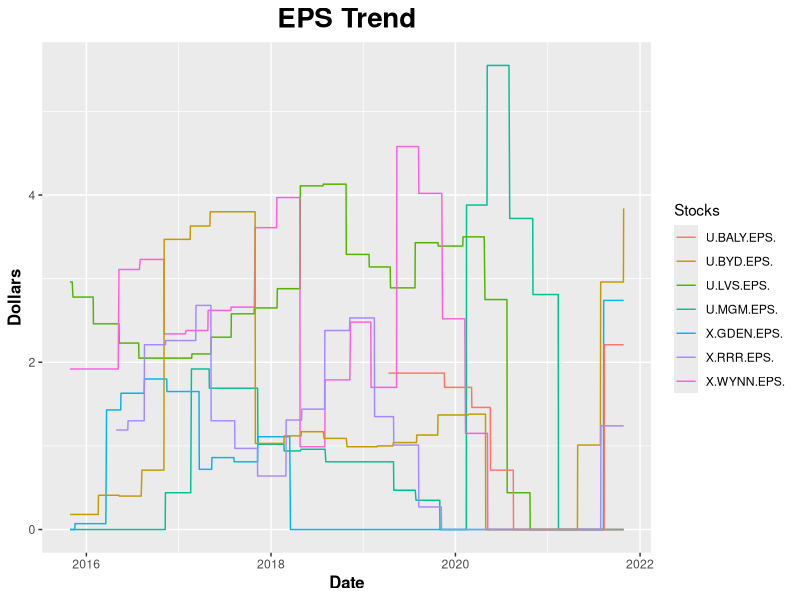

Write the R code that produced this figure.
# List of required pacakges
required_pkgs <- c(
    "data.table", "ggplot2"
)

# Empty list to hold dependencies that are not isntalled
not_met_dependencies <- c()

# Check if required packages are installed
for (pkg in required_pkgs) {
    if (!(pkg %in% rownames(installed.packages()))) {
        not_met_dependencies <- c(not_met_dependencies, pkg)
    }
}

# Install missing packages
if (length(not_met_dependencies) != 0) {
    install.packages(not_met_dependencies)
}

# Load libraries
library("data.table")
library("ggplot2")

# Read the csv
data <- read.csv("./datasets/Casino_cleaned.csv", header = T)

# Convert it to a data frame
df <- as.data.frame(data)

# Grep EPS
eps <- df[, grep("(EPS)", colnames(df))]

# Bind the data col with the eps data
eps <- cbind(df[, 1], eps)

# Set the col name for the data
colnames(eps)[1] <- "date"

# Remove NAs
# eps <- na.omit(eps)

# Replace NAs with 0
# eps[is.na(eps)] <- 0

# Format dates
eps_date <- as.Date(gsub("/", "-", eps$date, ), "%m-%d-%y")

# Remove the date column
eps <- eps[, -1]

# Colors to use
# line_colors <- rainbow(ncol(eps))

# PDF settings
pdf("casino_eps.pdf", width = 12, height = 8, compress = T)


# Create base chart
chart <- ggplot(eps, aes(x = eps_date)) +
    ggtitle("EPS Trend") +
    theme(
        plot.title = element_text(size = 20, face = "bold", hjust = 0.5),
        axis.title = element_text(size = 12, face = "bold"),
    ) +
    xlab("Date") +
    ylab("Dollars") +
    ylim(0, max(eps) * 1.1)



# Add the data of each stock to the based chart
for (i in seq_len(ncol(eps))) {
    chart <- chart +
        geom_line(aes_(
            y = eps[, i],
            group = colnames(eps)[i],
            color = colnames(eps)[i],
        ))
}

# Change legend box title
chart$labels$colour <- "Stocks"

# Print the chart
print(chart)
dev.off()


# Write to CSV
write.csv(eps, "./datasets/eps.csv", row.names = F)